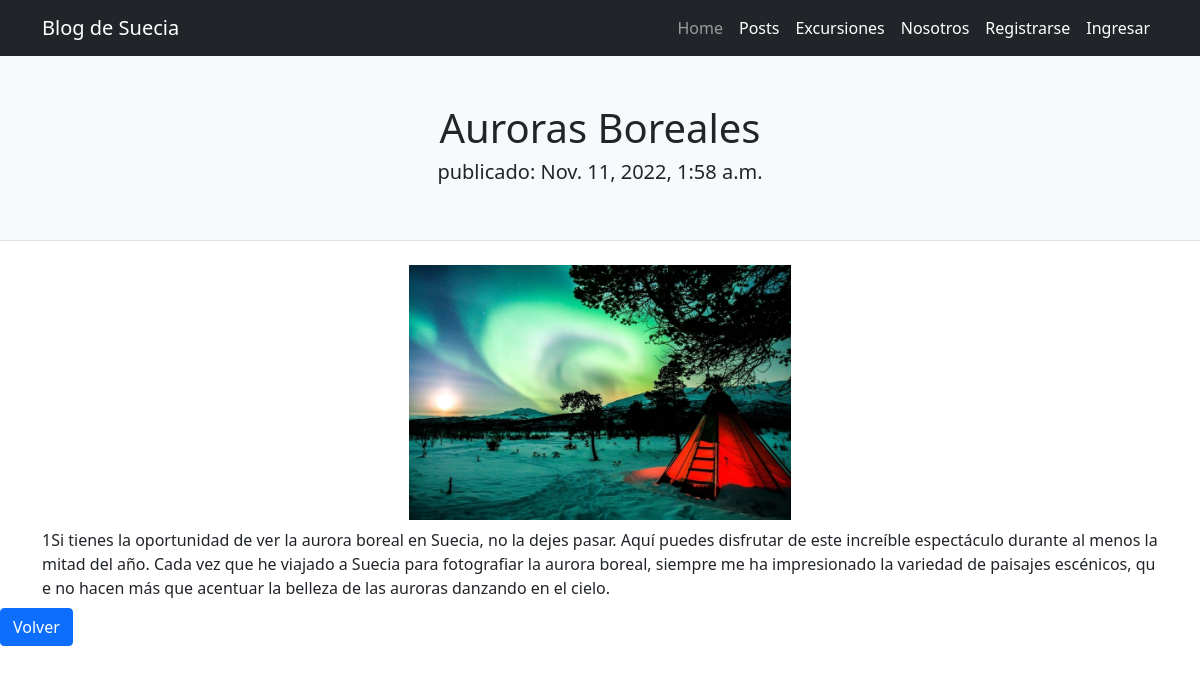
Page /detail/1/ on the earlier database version.
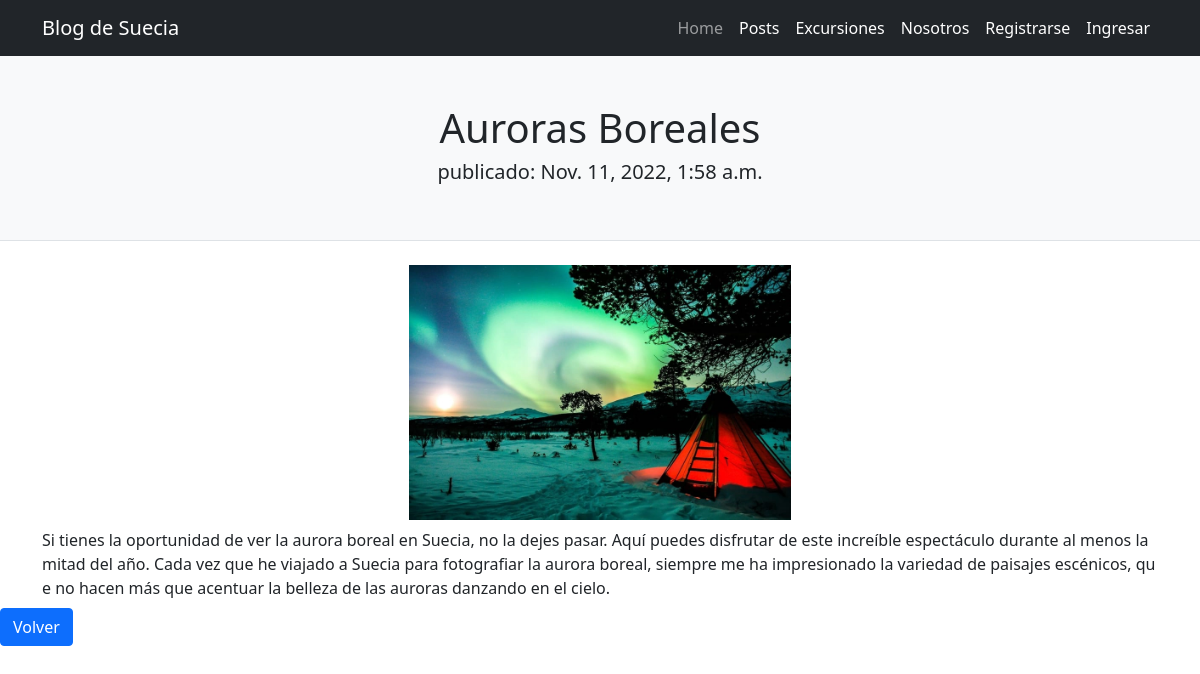
Same page on the later database version.
### blog/models.py (models this page shows, shortened)
class Post(models.Model):
    title = models.CharField(max_length=100)
    short_content = models.CharField(max_length=300)
    content = models.TextField(max_length=3000)
    date_published = models.DateTimeField(auto_now_add=True)
    image = models.ImageField(upload_to="posts", null=True, blank=True)

### blog/views.py (the view)
# urls.py: path('detail/<int:pk>/', DetailPost.as_view(), name="detail-post"),
class DetailPost(DetailView):
    model=Post

### blog/templates/blog/post_detail.html
{% extends 'blog/base.html' %}
{% load static %}
{% block header %}
    <div class="d-flex justify-content-center">
        <h1>{{object.title}}</h1>
    </div>
    <div class="d-flex justify-content-center">
        <h5> publicado: {{object.date_published}} </h5>
    </div>
{% endblock %}
{% block contenido %}
    <div class="d-flex justify-content-center">
        {% if object.image %}
        <img height="255" src="{{ object.image.url }}" />
        {% else %}
        <img height="255" src="https://dummyimage.com/255x255/dee2e6/6c757d.jpg" alt="...">
        {% endif %}
    </div>
    <div class="container text-wrap py-1 my-1" style="word-break: break-all;">
            {{object.content}}
    </div>
    <a class="btn btn-primary" href="{% url 'list-post'  %}">Volver</a>
{% endblock %}

Differences in the rows shown:
changed Post "Auroras Boreales": content "1Si tienes la oportunidad de…" → "Si tienes la oportunidad de…"
